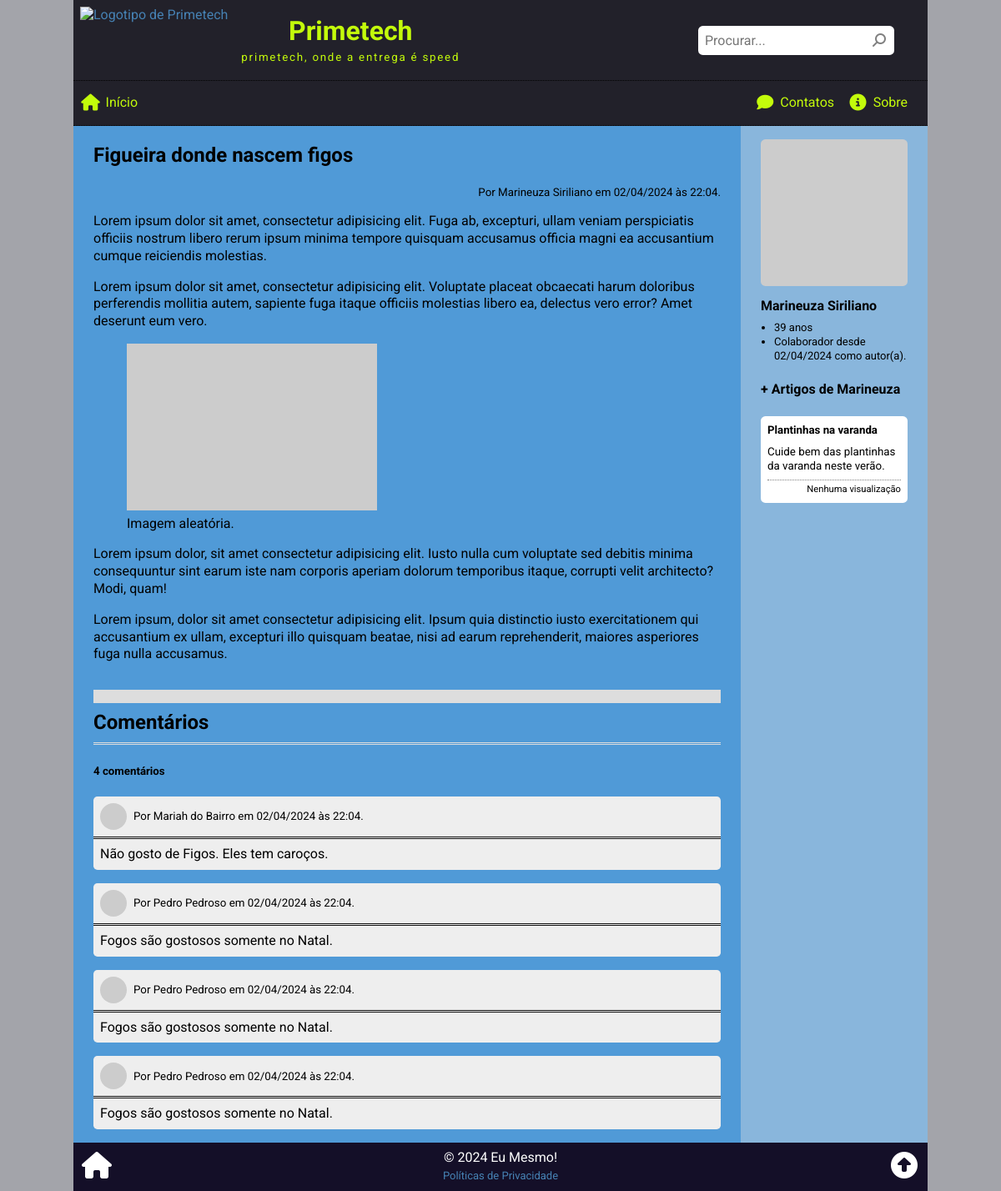
The app's page /view.php?id=1, older data.
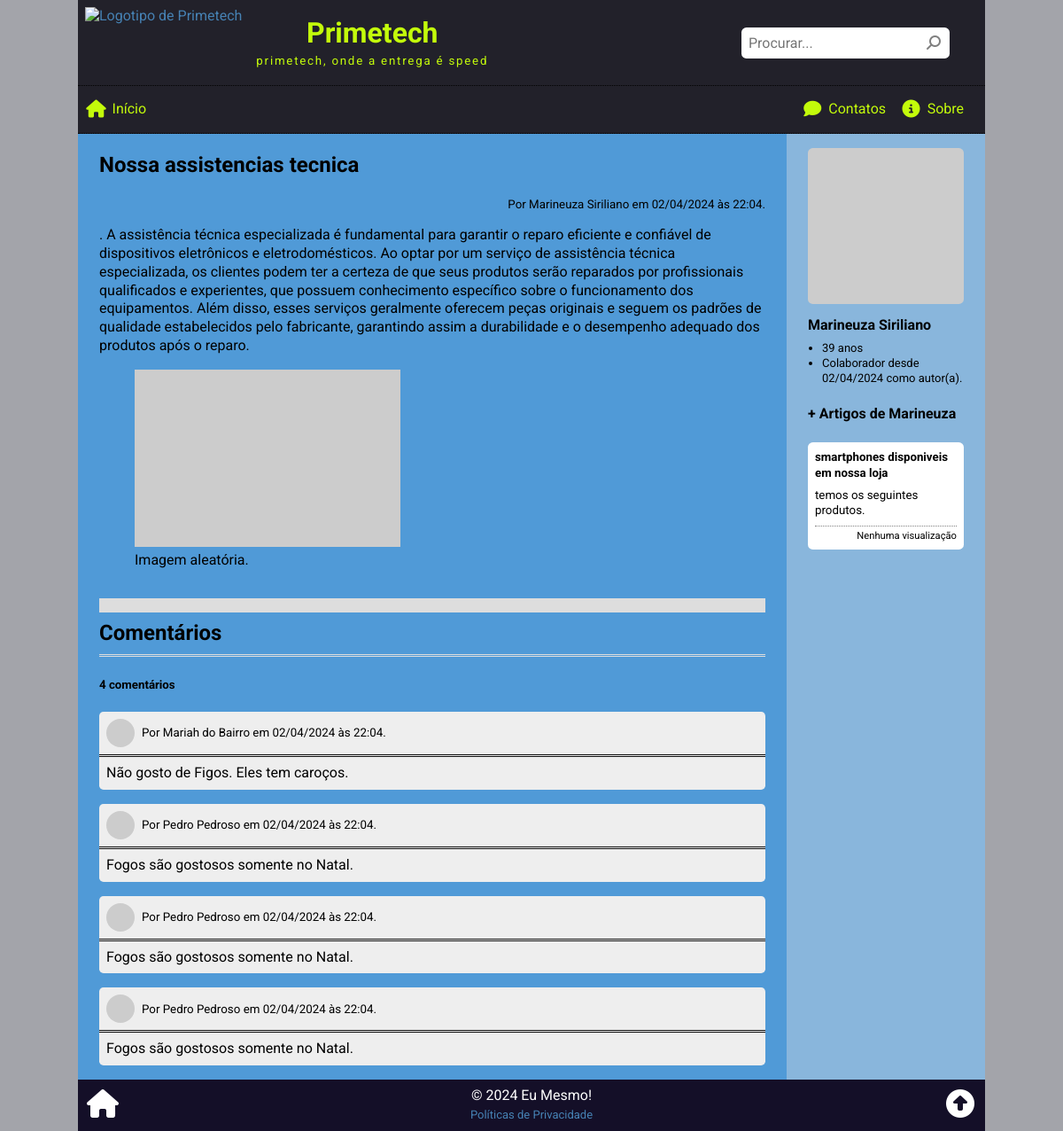
The same page, newer data.
### tables this page shows
CREATE TABLE article (
    art_id INT PRIMARY KEY AUTO_INCREMENT,
    art_date TIMESTAMP DEFAULT CURRENT_TIMESTAMP,
    art_thumbnail VARCHAR(255),
    art_title VARCHAR(127),
    art_summary VARCHAR(255),
    art_author INT,
    art_content TEXT,
    art_views INT DEFAULT '0',
    art_status ENUM('on', 'off', 'del') DEFAULT 'on',
    FOREIGN KEY (art_author) REFERENCES employee(emp_id)
);

CREATE TABLE employee (
    emp_id INT PRIMARY KEY AUTO_INCREMENT,
    emp_date TIMESTAMP DEFAULT CURRENT_TIMESTAMP,
    emp_photo VARCHAR(255),
    emp_name VARCHAR(127) NOT NULL,
    emp_birth DATE,
    emp_email VARCHAR(255) NOT NULL,
    emp_password VARCHAR(63) NOT NULL,
    emp_type ENUM('admin', 'author', 'moderator') DEFAULT 'moderator',
    emp_status ENUM('on', 'off', 'del') DEFAULT 'on'
);

### view.php (the view, shortened to what this page needs)
<?php
require("_global.php");
$id = isset($_GET['id']) ? intval($_GET['id']) : 0;
$sql = <<<SQL
SELECT
 	-- Obtém os campos de article necessários
 	art_id, art_title, art_content,
    -- Obtém a data formatada para o pseudo-campo art_datebr
    -- Referência: https://www.w3schools.com/sql/func_mysql_date_format.asp
    DATE_FORMAT(art_date, "%d/%m/%Y às %H:%i") AS art_datebr,
    -- Obtém os campos de employee necessários
    emp_id, emp_photo, emp_name, emp_type,
    -- Obtém a data formatada de cadastro do emplyee para o pseudo-campo emp_datebr
    DATE_FORMAT(emp_date, "%d/%m/%Y") AS emp_datebr,
    -- Obtém a idade do employee em anos
    -- Referências: https://www.w3schools.com/sql/func_mysql_timediff.asp
    TIMESTAMPDIFF(YEAR, emp_birth, CURDATE()) AS emp_age
-- Tabela original
FROM `article`
-- Faz a junção das tabelas 'article' e 'employee'
INNER JOIN `employee` ON art_author = emp_id
-- Regras para obter os dados
WHERE art_id = '{$id}'
	-- A data deve ser menor ou igual a agora
    -- Não obtém artigos agendados para o futuro
	AND art_date <= NOW()
    -- O artigo deve estar online
    AND art_status = 'on';
SQL;
$res = $conn->query($sql);
$art = $res->fetch_assoc();
$article = <<<ART
<div class="article">
    <h2>{$art['art_title']}</h2>
    <small class="authordate">Por {$art['emp_name']} em {$art['art_datebr']}.</small>
    <div>{$art['art_content']}</div>
</div>
ART;
$sql = <<<SQL
UPDATE article
    SET art_views = art_views + 1
WHERE art_id = '{$id}';
SQL;
$conn->query($sql);
switch ($art['emp_type']) {
    case 'author':
        $emp_type = 'autor(a)';
        break;
};
$aside_author = <<<HTML
<div class="aside-author">
    <img src="{$art['emp_photo']}" alt="{$art['emp_name']}">
    <h4>{$art['emp_name']}</h4>
    <ul>
        <li>{$art['emp_age']} anos</li>
        <li>Colaborador desde {$art['emp_datebr']} como {$emp_type}.</li>
    </ul>
</div>
HTML;
$sql = <<<SQL
-- Seleciona
SELECT
	-- os campos necessários
	art_id, art_title, art_summary, art_views
-- da tabela 'article'
FROM `article`
-- quando
WHERE
	-- o id do author é este
	art_author = '{$art['emp_id']}'
    -- não pegar o artigo atual
    AND art_id != '{$art['art_id']}'
    -- data atual ou no passado
    AND art_date <= NOW()
    -- status online
    AND art_status = 'on'
-- ordenados de forma aleatória
-- Referências: https://w3schools.com/sql/func_mysql_rand.asp
ORDER BY RAND()
-- limitado ao máximo de 3 registros
LIMIT 3;
SQL;
$res = $conn->query($sql);
$afn = explode(' ', $art['emp_name'])[0];
$aside_articles = <<<HTML
    <div class="aside_block">
        <h4>+ Artigos de {$afn}</h4>
HTML;
while ($aart = $res->fetch_assoc()) :
    if ($aart['art_views'] == 0) $art_views = "Nenhuma visualização";
    elseif ($aart['art_views'] == 1) $art_views = "1 visualização";
    else $art_views = "{$aart['art_views']} visualizações";
    $aside_articles .= <<<HTML
<div onclick="location.href = 'view.php?id={$aart['art_id']}'">
    <h5>{$aart['art_title']}</h5>
    <small title="{$aart['art_summary']}">{$aart['art_summary']}</small>
    <small class="footer">{$art_views}</small>
</div>
HTML;
endwhile;
$aside_articles .= '</div>';
require('_header.php');
?>
<article>
    <?php
    echo $article;
    require('widgets/_comments.php');
    ?>
</article>
<aside>
    <?php
    echo $aside_author;
    echo $aside_articles;
    ?>
</aside>
<?php
require('_footer.php');
?>

Row changes from the older to the newer data that the page shows:
changed article "Marineuza Siriliano": art_title "Figueira donde nascem figos" → "Nossa assistencias tecnica"; art_content "Lorem ipsum dolor sit amet, consectetur adipisicing elit. Fuga ab, excepturi, ullam veniam perspiciatis officiis nostrum libero rerum ipsum minima tempore quisquam accusamus officia magni ea accusantium cumque reiciendis molestias. Lorem ipsum dolor sit amet, consectetur adipisicing elit. Voluptate placeat obcaecati harum doloribus perferendis mollitia autem, sapiente fuga itaque officiis molestias libero ea, delectus vero error? Amet deserunt eum vero. Imagem aleatória. Lorem ipsum dolor, sit amet consectetur adipisicing elit. Iusto nulla cum voluptate sed debitis minima consequuntur sint earum iste nam corporis aperiam dolorum temporibus itaque, corrupti velit architecto? Modi, quam!…" → ". A assistência técnica especializada é fundamental para garantir o reparo eficiente e confiável de dispositivos eletrônicos e eletrodomésticos. Ao optar por um serviço de assistência técnica especializada, os clientes podem ter a certeza de que seus produtos serão reparados por profissionais qualificados e experientes, que possuem conhecimento específico sobre o funcionamento dos equipamentos. Além disso, esses serviços geralmente oferecem peças originais e seguem os padrões de qualidade estabelecidos pelo fabricante, garantindo assim a durabilidade e o desempenho adequado dos produtos após o reparo. Imagem aleatória."
changed article "Nenhuma visualização": art_title "Plantinhas na varanda" → "smartphones disponiveis em nossa loja"; art_summary "Cuide bem das plantinhas da varanda neste verão." → "temos os seguintes produtos."
